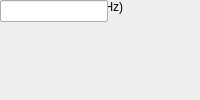
<?xml version="1.0" encoding="UTF-8"?>
<ui version="4.0">
 <class>MainWindow</class>
 <widget class="QMainWindow" name="MainWindow">
  <property name="windowTitle"><string>adc_mkid_4x</string></property>
  <widget class="QWidget" name="centralwidget">
   <!-- NOTE: this is a simplified structural mirror of the generated
        <module>_ui.py, not a full round-trip Designer file. Regenerate
        both from the same spec if you need to edit layout by hand. -->
       <widget class="QLabel" name="label_name">
     <property name="text"><string>Block name</string></property>
    </widget>
       <widget class="QLineEdit" name="name"/>
       <widget class="QLabel" name="label_adc_brd">
     <property name="text"><string>ADC Board</string></property>
    </widget>
       <widget class="QComboBox" name="adc_brd">
     <item><property name="text"><string>0</string></property></item>
     <item><property name="text"><string>1</string></property></item>
    </widget>
       <widget class="QLabel" name="label_adc_clk_rate">
     <property name="text"><string>ADC Clock Rate (MHz)</string></property>
    </widget>
       <widget class="QLineEdit" name="adc_clk_rate"/>
  </widget>
 </widget>
 <resources/>
 <connections/>
</ui>
